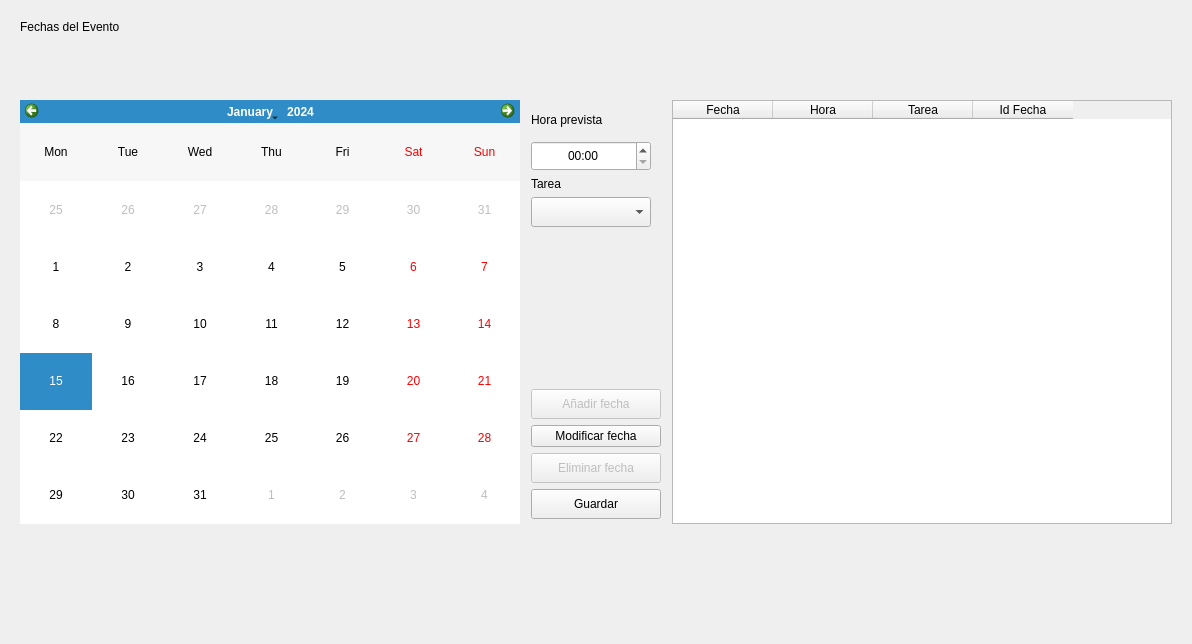
     <widget class="QWidget" name="pag_fechas">
      <attribute name="title">
       <string>Fechas del evento</string>
      </attribute>
      <layout class="QGridLayout" name="gridLayout_5">
       <property name="leftMargin">
        <number>20</number>
       </property>
       <property name="topMargin">
        <number>20</number>
       </property>
       <property name="rightMargin">
        <number>20</number>
       </property>
       <property name="bottomMargin">
        <number>20</number>
       </property>
       <item row="2" column="2">
        <layout class="QVBoxLayout" name="verticalLayout">
         <property name="leftMargin">
          <number>5</number>
         </property>
         <property name="topMargin">
          <number>5</number>
         </property>
         <property name="rightMargin">
          <number>5</number>
         </property>
         <property name="bottomMargin">
          <number>5</number>
         </property>
         <item>
          <widget class="QLabel" name="labelHora">
           <property name="sizePolicy">
            <sizepolicy hsizetype="Fixed" vsizetype="Fixed">
             <horstretch>0</horstretch>
             <verstretch>0</verstretch>
            </sizepolicy>
           </property>
           <property name="minimumSize">
            <size>
             <width>120</width>
             <height>30</height>
            </size>
           </property>
           <property name="text">
            <string>Hora prevista</string>
           </property>
          </widget>
         </item>
         <item>
          <widget class="QTimeEdit" name="time">
           <property name="sizePolicy">
            <sizepolicy hsizetype="Fixed" vsizetype="Fixed">
             <horstretch>0</horstretch>
             <verstretch>0</verstretch>
            </sizepolicy>
           </property>
           <property name="minimumSize">
            <size>
             <width>120</width>
             <height>30</height>
            </size>
           </property>
           <property name="alignment">
            <set>Qt::AlignCenter</set>
           </property>
           <property name="displayFormat">
            <string>HH:mm</string>
           </property>
          </widget>
         </item>
         <item>
          <widget class="QLabel" name="labelTarea">
           <property name="sizePolicy">
            <sizepolicy hsizetype="Fixed" vsizetype="Fixed">
             <horstretch>0</horstretch>
             <verstretch>0</verstretch>
            </sizepolicy>
           </property>
           <property name="text">
            <string>Tarea</string>
           </property>
          </widget>
         </item>
         <item>
          <widget class="QComboBox" name="combo_tarea">
           <property name="sizePolicy">
            <sizepolicy hsizetype="Fixed" vsizetype="Fixed">
             <horstretch>0</horstretch>
             <verstretch>0</verstretch>
            </sizepolicy>
           </property>
           <property name="minimumSize">
            <size>
             <width>120</width>
             <height>30</height>
            </size>
           </property>
           <item>
            <property name="text">
             <string/>
            </property>
           </item>
           <item>
            <property name="text">
             <string>Carga</string>
            </property>
           </item>
           <item>
            <property name="text">
             <string>Descarga</string>
            </property>
           </item>
           <item>
            <property name="text">
             <string>Montaje</string>
            </property>
           </item>
           <item>
            <property name="text">
             <string>Pruebas</string>
            </property>
           </item>
           <item>
            <property name="text">
             <string>Evento</string>
            </property>
           </item>
           <item>
            <property name="text">
             <string>Desmontaje</string>
            </property>
           </item>
           <item>
            <property name="text">
             <string>Produccion</string>
            </property>
           </item>
           <item>
            <property name="text">
             <string>Viaje</string>
            </property>
           </item>
           <item>
            <property name="text">
             <string>Almacén</string>
            </property>
           </item>
          </widget>
         </item>
         <item>
          <spacer name="verticalSpacer_7">
           <property name="orientation">
            <enum>Qt::Vertical</enum>
           </property>
           <property name="sizeHint" stdset="0">
            <size>
             <width>20</width>
             <height>40</height>
            </size>
           </property>
          </spacer>
         </item>
         <item>
          <widget class="QPushButton" name="buttonAddDate">
           <property name="enabled">
            <bool>false</bool>
           </property>
           <property name="sizePolicy">
            <sizepolicy hsizetype="Fixed" vsizetype="Fixed">
             <horstretch>0</horstretch>
             <verstretch>0</verstretch>
            </sizepolicy>
           </property>
           <property name="minimumSize">
            <size>
             <width>130</width>
             <height>30</height>
            </size>
           </property>
           <property name="text">
            <string>Añadir fecha</string>
           </property>
          </widget>
         </item>
         <item>
          <widget class="QPushButton" name="buttonModificar">
           <property name="minimumSize">
            <size>
             <width>130</width>
             <height>0</height>
            </size>
           </property>
           <property name="toolTip">
            <string>Selecciona parametros y fila y pulse aquí</string>
           </property>
           <property name="text">
            <string>Modificar fecha</string>
           </property>
          </widget>
         </item>
         <item>
          <widget class="QPushButton" name="buttonDelDate">
           <property name="enabled">
            <bool>false</bool>
           </property>
           <property name="sizePolicy">
            <sizepolicy hsizetype="Fixed" vsizetype="Fixed">
             <horstretch>0</horstretch>
             <verstretch>0</verstretch>
            </sizepolicy>
           </property>
           <property name="minimumSize">
            <size>
             <width>130</width>
             <height>30</height>
            </size>
           </property>
           <property name="text">
            <string>Eliminar fecha</string>
           </property>
          </widget>
         </item>
         <item>
          <widget class="QPushButton" name="buttonFechaNext">
           <property name="sizePolicy">
            <sizepolicy hsizetype="Fixed" vsizetype="Fixed">
             <horstretch>0</horstretch>
             <verstretch>0</verstretch>
            </sizepolicy>
           </property>
           <property name="minimumSize">
            <size>
             <width>130</width>
             <height>30</height>
            </size>
           </property>
           <property name="text">
            <string>Guardar</string>
           </property>
          </widget>
         </item>
        </layout>
       </item>
       <item row="2" column="3">
        <widget class="QTableWidget" name="fechas_table">
         <property name="enabled">
          <bool>true</bool>
         </property>
         <property name="sizePolicy">
          <sizepolicy hsizetype="Expanding" vsizetype="Expanding">
           <horstretch>2</horstretch>
           <verstretch>2</verstretch>
          </sizepolicy>
         </property>
         <property name="minimumSize">
          <size>
           <width>500</width>
           <height>424</height>
          </size>
         </property>
         <property name="sizeIncrement">
          <size>
           <width>1</width>
           <height>1</height>
          </size>
         </property>
         <property name="baseSize">
          <size>
           <width>0</width>
           <height>0</height>
          </size>
         </property>
         <property name="styleSheet">
          <string/>
         </property>
         <column>
          <property name="text">
           <string>Fecha</string>
          </property>
         </column>
         <column>
          <property name="text">
           <string>Hora</string>
          </property>
         </column>
         <column>
          <property name="text">
           <string>Tarea</string>
          </property>
         </column>
         <column>
          <property name="text">
           <string>Id Fecha</string>
          </property>
         </column>
        </widget>
       </item>
       <item row="1" column="2">
        <spacer name="verticalSpacer_4">
         <property name="orientation">
          <enum>Qt::Vertical</enum>
         </property>
         <property name="sizeType">
          <enum>QSizePolicy::MinimumExpanding</enum>
         </property>
         <property name="sizeHint" stdset="0">
          <size>
           <width>20</width>
           <height>60</height>
          </size>
         </property>
        </spacer>
       </item>
       <item row="0" column="0">
        <widget class="QLabel" name="labelTitle3">
         <property name="sizePolicy">
          <sizepolicy hsizetype="Preferred" vsizetype="Fixed">
           <horstretch>0</horstretch>
           <verstretch>0</verstretch>
          </sizepolicy>
         </property>
         <property name="styleSheet">
          <string notr="true"/>
         </property>
         <property name="text">
          <string>Fechas del Evento</string>
         </property>
        </widget>
       </item>
       <item row="2" column="0" colspan="2">
        <widget class="QCalendarWidget" name="calendar">
         <property name="sizePolicy">
          <sizepolicy hsizetype="Expanding" vsizetype="Expanding">
           <horstretch>1</horstretch>
           <verstretch>1</verstretch>
          </sizepolicy>
         </property>
         <property name="minimumSize">
          <size>
           <width>500</width>
           <height>400</height>
          </size>
         </property>
         <property name="maximumSize">
          <size>
           <width>16777215</width>
           <height>16777215</height>
          </size>
         </property>
         <property name="sizeIncrement">
          <size>
           <width>1</width>
           <height>1</height>
          </size>
         </property>
         <property name="baseSize">
          <size>
           <width>1</width>
           <height>1</height>
          </size>
         </property>
         <property name="styleSheet">
          <string notr="true"/>
         </property>
         <property name="verticalHeaderFormat">
          <enum>QCalendarWidget::NoVerticalHeader</enum>
         </property>
         <property name="navigationBarVisible">
          <bool>true</bool>
         </property>
        </widget>
       </item>
       <item row="3" column="2">
        <spacer name="verticalSpacer_3">
         <property name="orientation">
          <enum>Qt::Vertical</enum>
         </property>
         <property name="sizeType">
          <enum>QSizePolicy::Expanding</enum>
         </property>
         <property name="sizeHint" stdset="0">
          <size>
           <width>20</width>
           <height>100</height>
          </size>
         </property>
        </spacer>
       </item>
      </layout>
     </widget>
